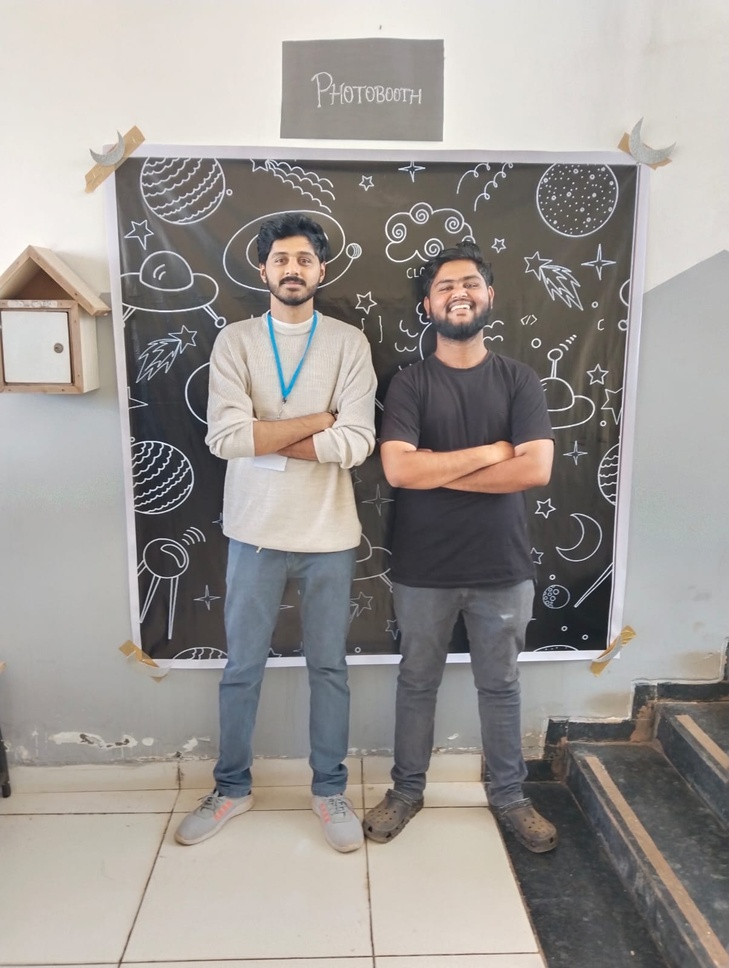
#> input picture body1.jpeg, 729 x 968 px, shrunk from 1204 x 1600 before the run
$ python height.py
#> lines starting #> are read from the running program, lines starting #| are printed output that depends on the picture; after the words box and inside, x2 and y2 are one past the last pixel; in counts of white or black regions, pixels touching at a corner belong together
import cv2
import numpy as np

# Load the image
image = cv2.imread("body1.jpeg")
#> image is the input picture: shape (968, 729, 3); mean B, G, R 147.5, 151.1, 156

# Convert the image to grayscale
gray = cv2.cvtColor(image, cv2.COLOR_BGR2GRAY)
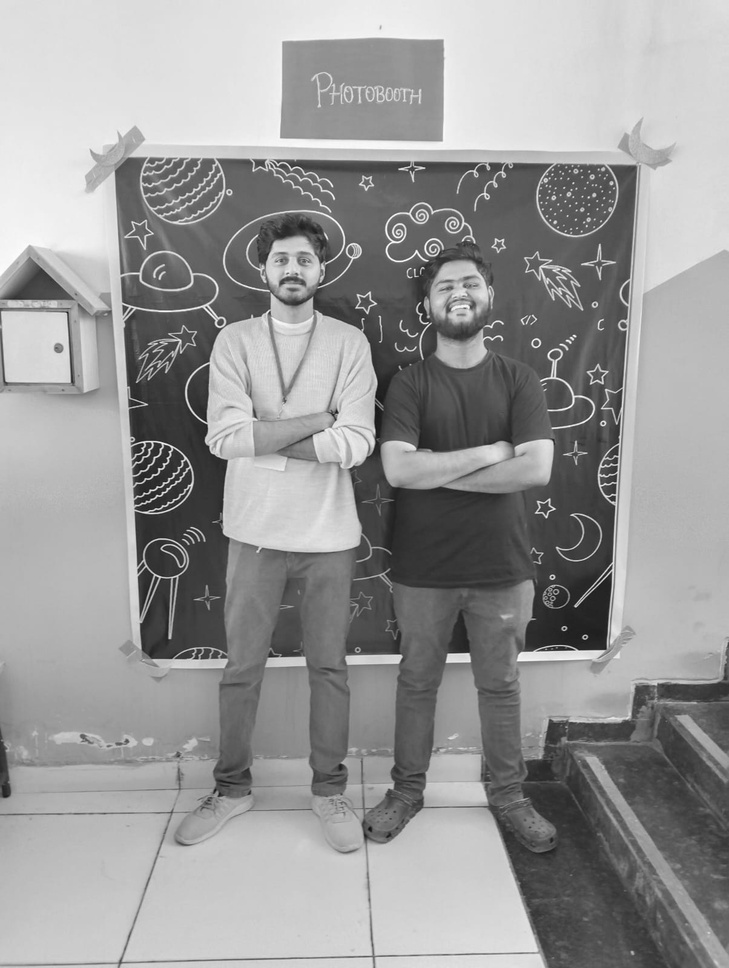
#> gray: shape (968, 729); min 14, max 254, mean 152.2

# Detect the edges in the image using Canny edge detection
edges = cv2.Canny(gray, 50, 150)
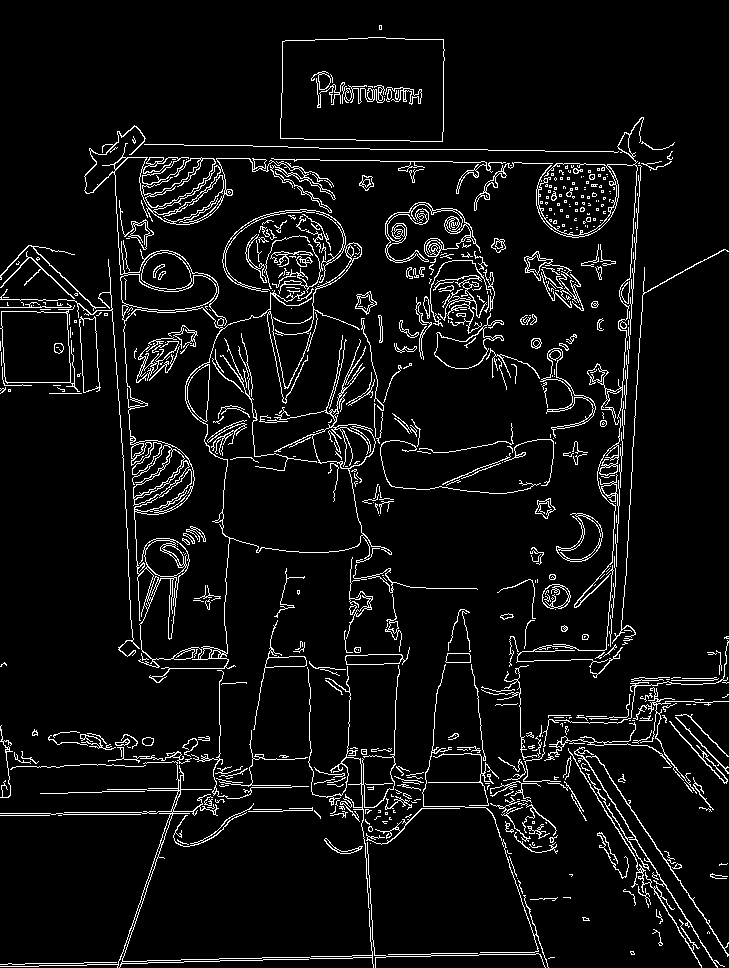
#> edges: shape (968, 729); 6.3% white in thin lines or dots

# Find the contours in the image
contours, hierarchy = cv2.findContours(edges, cv2.RETR_TREE, cv2.CHAIN_APPROX_SIMPLE)
#> contours = 1238 contours, 915 with area under 20; largest, box (x1, y1, x2, y2) and area: (84, 125, 392, 683) 38803, (123, 307, 230, 660) 21830, (280, 37, 445, 142) 16302, (280, 37, 445, 142) 16300, (0, 305, 80, 392) 4668

# Find the contour with the largest area (presuming it corresponds to the body)
body_contour = max(contours, key=cv2.contourArea)
#> body_contour = contour of 2954 points, box (x1, y1, x2, y2) (84, 125, 392, 683), area 38803

# Find the bounding rectangle for the body contour
x, y, w, h = cv2.boundingRect(body_contour)
#> x = 84; y = 125; w = 308; h = 558

# Draw a rectangle around the body in the original image
cv2.rectangle(image, (x, y), (x + w, y + h), (0, 255, 0), 2)
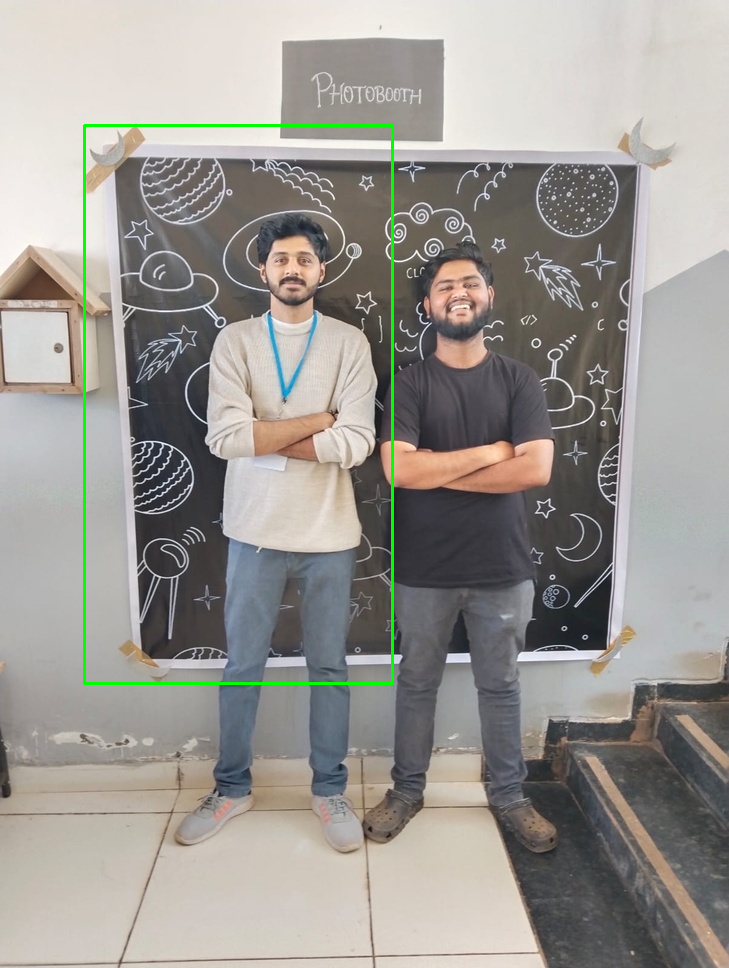
#> image: shape (968, 729, 3); 0.74% of pixels changed, all inside (x1, y1, x2, y2) = (83, 124, 394, 685)

# Measure the height of the body by computing the height of the bounding rectangle
body_height = h
#> body_height = 558

# Define the ratio of pixels to inches
pixels_per_inch = 100

# Convert the height in pixels to inches
body_height_inches = body_height / pixels_per_inch
#> body_height_inches = 5.58

# Convert the height in inches to feet
body_height_feet = body_height_inches / 12
#> body_height_feet = 0.465

# Display the height in feet
print("Body height (in feet):", body_height_inches)
#| Body height (in feet): 5.58

# Display the image
cv2.imshow("Body", image)
cv2.waitKey(0)
cv2.destroyAllWindows()
